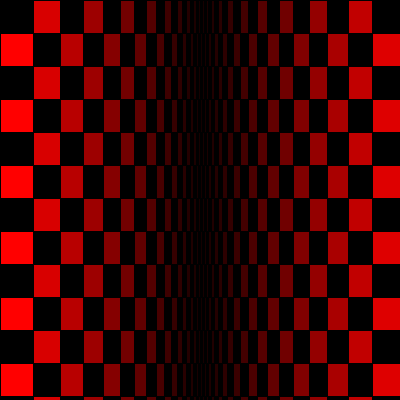
Frame 1 (no input)
Frame 60 (the mouse pressed at the canvas centre just before this capture): identical to frame 1, image omitted
Frame 120 (the mouse held since frame 60 and released just before this capture): identical to frame 1, image omitted

The Processing sketch that drew this single still picture (run headless with seeded random() and noise(); from frame 60 on, the mouse is pressed at the canvas centre):

// Processing sketch: forConMapConcosas
// ── forConMapConcosas.pde
float ancho, alto; //
int cant = 12;
int medio;
boolean negro;
void setup() {
  size(400, 400);
  alto = height/cant;
  medio = width/2;
}
void draw() {
  background(0);
  negro = true; /* si le agregamos asignar valor inicial antes del for evitamos
   que se desajuste la grilla
   (aporte del compañero Diego Vega Salazar*/

  for (int i=0; i<width; i+=ancho) { // el límite es el ancho de la ventana
    for (int j=0; j<height; j+= alto) {
      float distan = dist(i, j, medio, j); // medimos distancia
      ancho = map(distan, medio, 0, alto, 2 ); // con map() promediamos distancia con ancho
      float tono = map(distan, medio, 0, 255, 20);
      if (negro) {
        fill(0, tono);
      } else {
        fill(255, 0, 0, tono);
      }
      rect(i, j, ancho, alto);
      negro = !negro;
    }
    //negro=!negro;
  }
}

void mousePressed() {
  medio = mouseX;
}
